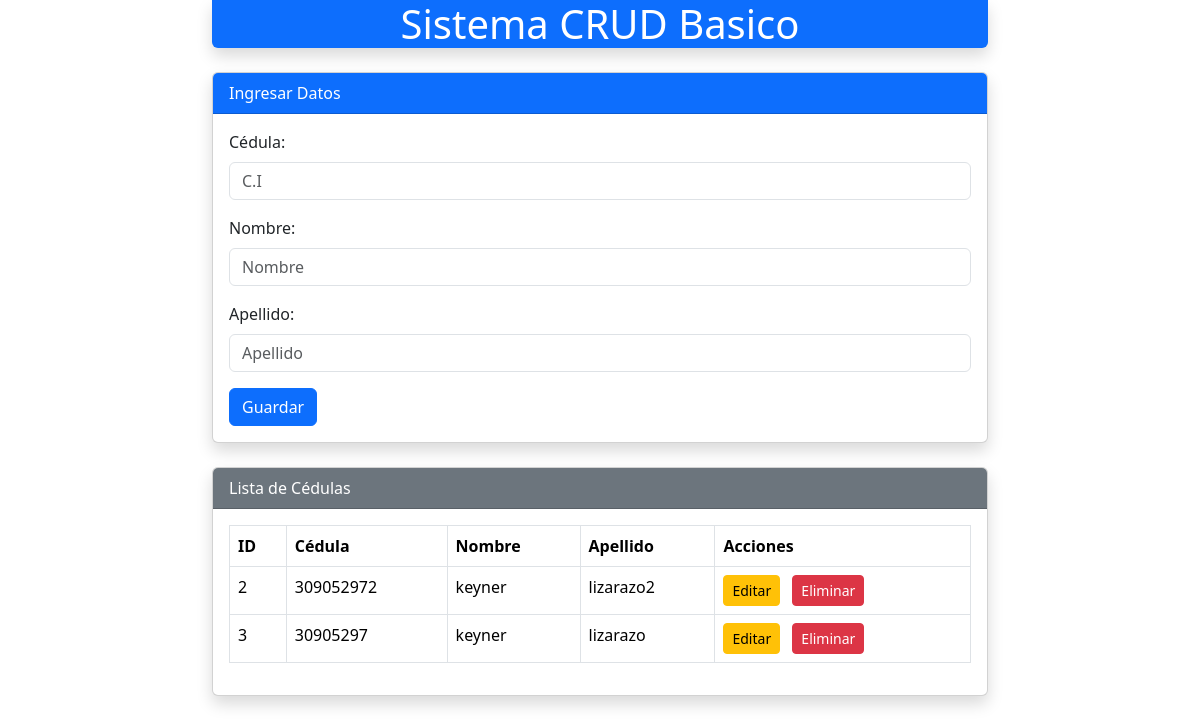
Before: / with the older database file.
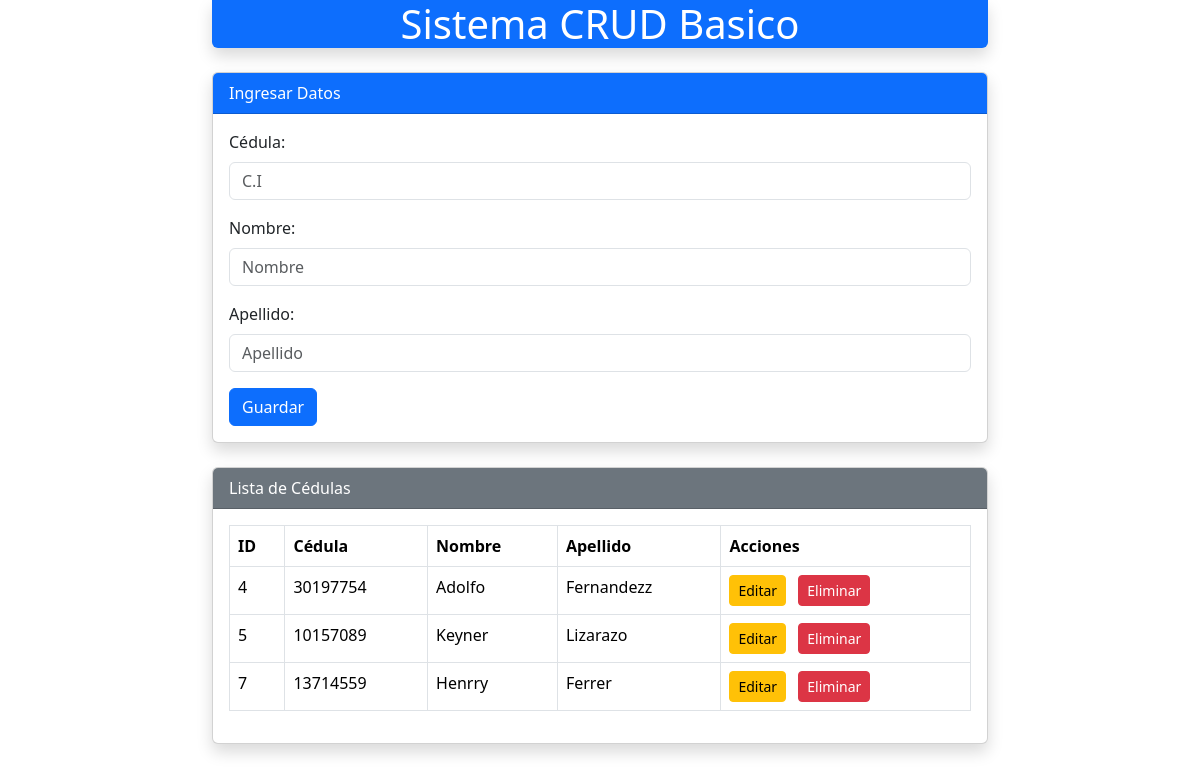
After: the same page with the newer database file.
### myapp/models.py (models this page shows, shortened)
class Cedula(models.Model):
    cedula = models.CharField(max_length=20, unique=True)
    nombre = models.CharField(max_length=100)
    apellido = models.CharField(max_length=100)

### myapp/views.py (the view, shortened to what this page needs)
# urls.py: path('', views.cedulas, name='cedulas'),  # Ruta principal para listar cédulas
def cedulas(request):
    cedulas_list = Cedula.objects.all()
    return render(request, 'cedulas.html', {'cedulas': cedulas_list})

### myapp/templates/cedulas.html (shortened to what this page needs)
<!DOCTYPE html>
<html lang="es">
<head>
    <link href="https://cdn.jsdelivr.net/npm/bootstrap@5.3.2/dist/css/bootstrap.min.css" rel="stylesheet">
</head>
<body>
    <div class="container">
        <h1 class="text-center mb-4 bg-primary rounded-bottom text-white shadow">Sistema CRUD Basico</h1>
        <div class="card mb-4 shadow">
            <div class="card-header bg-primary text-white">
                Ingresar Datos
            </div>
            <div class="card-body">
                <form method="POST" action="">
                    <div class="mb-3">
                        <label for="cedulaInput" class="form-label">Cédula:</label>
                        <input type="text" class="form-control" id="cedulaInput" name="cedula" placeholder="C.I" required>
                    </div>
                    <div class="mb-3">
                        <label for="nombreInput" class="form-label">Nombre:</label>
                        <input type="text" class="form-control" id="nombreInput" name="nombre" placeholder="Nombre" required>
                    </div>
                    <div class="mb-3">
                        <label for="apellidoInput" class="form-label">Apellido:</label>
                        <input type="text" class="form-control" id="apellidoInput" name="apellido" placeholder="Apellido" required>
                    </div>
                    <button type="submit" class="btn btn-primary">Guardar</button>
                </form>
            </div>
        </div>
        <div class="card shadow">
            <div class="card-header bg-secondary text-white">
                Lista de Cédulas
            </div>
            <div class="card-body">
                <table class="table table-bordered">
                    <thead>
                        <tr>
                            <th>ID</th>
                            <th>Cédula</th>
                            <th>Nombre</th>
                            <th>Apellido</th>
                            <th>Acciones</th>
                        </tr>
                    </thead>
                    <tbody>
                        {% for cedula in cedulas %}
                        <tr>
                            <td>{{ cedula.id }}</td>
                            <td>{{ cedula.cedula }}</td>
                            <td>{{ cedula.nombre }}</td>
                            <td>{{ cedula.apellido }}</td>
                            <td>
                                <a href="{% url 'editar_cedula' cedula.id %}" class="btn btn-sm btn-warning me-2">Editar</a>
                                <a href="{% url 'eliminar_cedula' cedula.id %}" class="btn btn-sm btn-danger">Eliminar</a>
                            </td>
                        </tr>
                        {% endfor %}
                    </tbody>
                </table>
            </div>
        </div>
    </div>
</body>
</html>

### myapp/templates/cedulas.html (style rules this page uses)
.container { max-width: 800px; }

Changed rows visible on the page:
removed Cedula: id "2", cedula "309052972", nombre "keyner", apellido "lizarazo2"
removed Cedula: id "3", cedula "30905297", nombre "keyner", apellido "lizarazo"
added Cedula: id "4", cedula "30197754", nombre "Adolfo", apellido "Fernandezz"
added Cedula: id "5", cedula "10157089", nombre "Keyner", apellido "Lizarazo"
added Cedula: id "7", cedula "13714559", nombre "Henrry", apellido "Ferrer"
